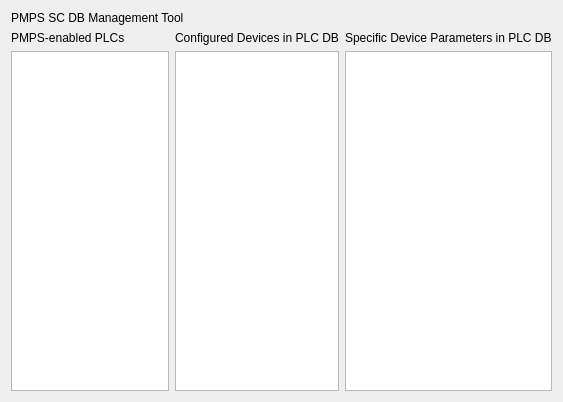
<?xml version="1.0" encoding="UTF-8"?>
<ui version="4.0">
 <class>Form</class>
 <widget class="QWidget" name="Form">
  <property name="geometry">
   <rect>
    <x>0</x>
    <y>0</y>
    <width>563</width>
    <height>402</height>
   </rect>
  </property>
  <property name="windowTitle">
   <string>Form</string>
  </property>
  <layout class="QVBoxLayout" name="verticalLayout_4">
   <item>
    <widget class="QLabel" name="title_label">
     <property name="text">
      <string>PMPS SC DB Management Tool</string>
     </property>
    </widget>
   </item>
   <item>
    <layout class="QHBoxLayout" name="horizontalLayout_2">
     <property name="rightMargin">
      <number>0</number>
     </property>
     <item>
      <layout class="QVBoxLayout" name="verticalLayout">
       <item>
        <widget class="QLabel" name="plc_label">
         <property name="text">
          <string>PMPS-enabled PLCs</string>
         </property>
        </widget>
       </item>
       <item>
        <widget class="QTableWidget" name="plc_table">
         <property name="sizePolicy">
          <sizepolicy hsizetype="Maximum" vsizetype="Expanding">
           <horstretch>0</horstretch>
           <verstretch>0</verstretch>
          </sizepolicy>
         </property>
         <property name="horizontalScrollBarPolicy">
          <enum>Qt::ScrollBarAlwaysOff</enum>
         </property>
         <property name="editTriggers">
          <set>QAbstractItemView::NoEditTriggers</set>
         </property>
         <property name="selectionBehavior">
          <enum>QAbstractItemView::SelectRows</enum>
         </property>
         <attribute name="horizontalHeaderStretchLastSection">
          <bool>true</bool>
         </attribute>
         <attribute name="verticalHeaderStretchLastSection">
          <bool>false</bool>
         </attribute>
        </widget>
       </item>
      </layout>
     </item>
     <item>
      <layout class="QVBoxLayout" name="verticalLayout_2">
       <item>
        <widget class="QLabel" name="device_label">
         <property name="text">
          <string>Configured Devices in PLC DB</string>
         </property>
        </widget>
       </item>
       <item>
        <widget class="QListWidget" name="device_list">
         <property name="sizePolicy">
          <sizepolicy hsizetype="Maximum" vsizetype="Expanding">
           <horstretch>0</horstretch>
           <verstretch>0</verstretch>
          </sizepolicy>
         </property>
         <property name="horizontalScrollBarPolicy">
          <enum>Qt::ScrollBarAlwaysOff</enum>
         </property>
         <property name="editTriggers">
          <set>QAbstractItemView::NoEditTriggers</set>
         </property>
        </widget>
       </item>
      </layout>
     </item>
     <item>
      <layout class="QVBoxLayout" name="verticalLayout_5">
       <property name="rightMargin">
        <number>0</number>
       </property>
       <item>
        <widget class="QLabel" name="param_label">
         <property name="text">
          <string>Specific Device Parameters in PLC DB</string>
         </property>
        </widget>
       </item>
       <item>
        <widget class="QTableWidget" name="param_table">
         <property name="editTriggers">
          <set>QAbstractItemView::NoEditTriggers</set>
         </property>
         <property name="selectionBehavior">
          <enum>QAbstractItemView::SelectRows</enum>
         </property>
         <attribute name="horizontalHeaderStretchLastSection">
          <bool>true</bool>
         </attribute>
         <attribute name="verticalHeaderStretchLastSection">
          <bool>false</bool>
         </attribute>
        </widget>
       </item>
      </layout>
     </item>
    </layout>
   </item>
  </layout>
 </widget>
 <resources/>
 <connections/>
</ui>
